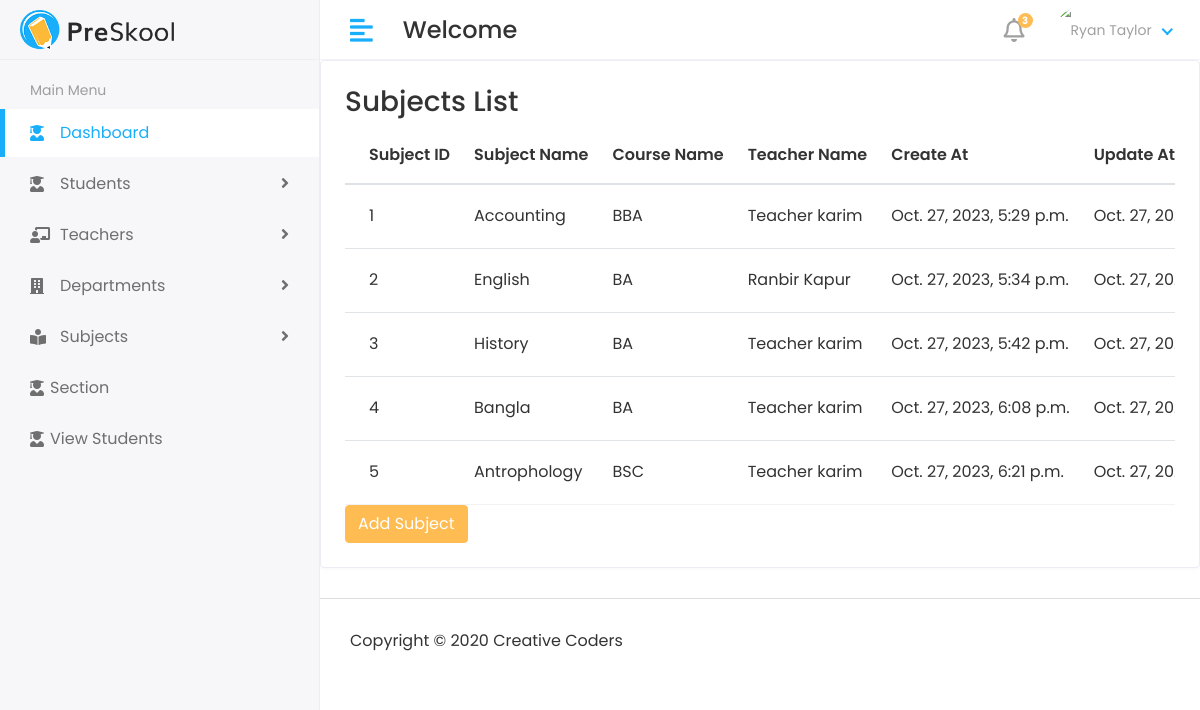
The app's page /subjectlist, older data.
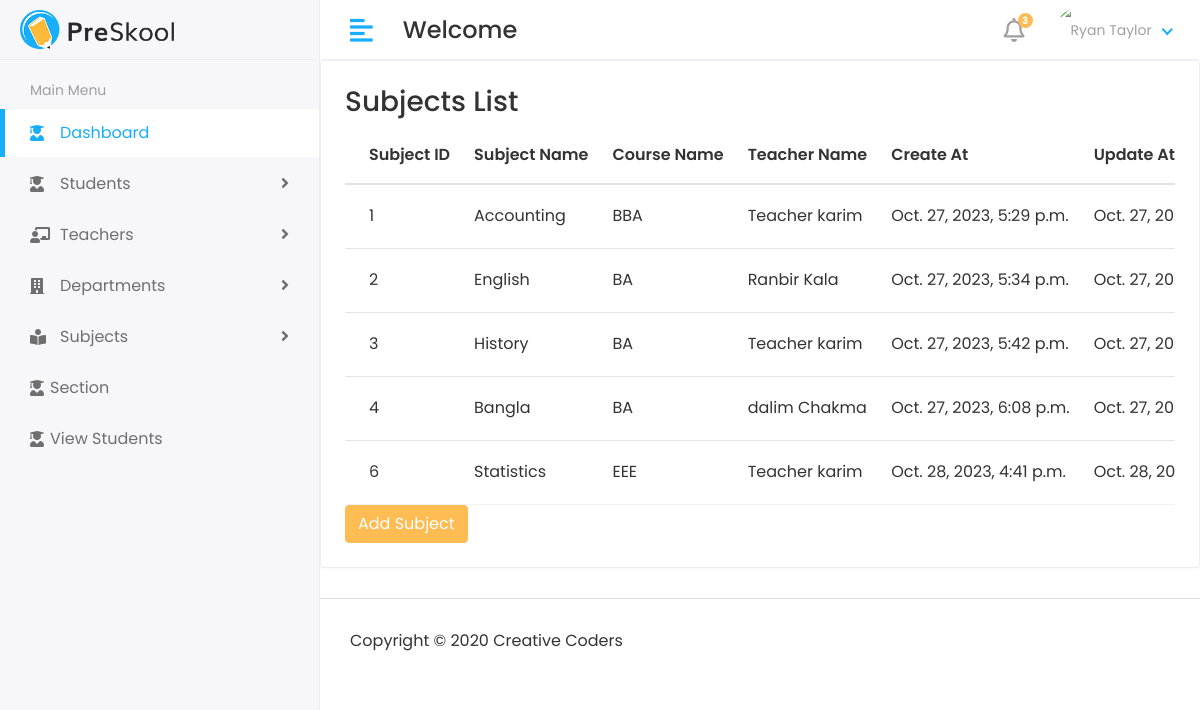
The same page, newer data.
### app/models.py (models this page shows, shortened)
class Subjectmodel(models.Model):
    name = models.CharField(max_length=50)
    course = models.ForeignKey(Coursemodel,on_delete=models.CASCADE)
    teacher = models.ForeignKey(Teachermodel,on_delete=models.CASCADE)
    createat = models.DateTimeField(auto_now_add=True,null=True)
    updateat = models.DateTimeField(auto_now_add=True)

class Coursemodel(models.Model):
    name = models.CharField(max_length=50)
    createat = models.DateTimeField(auto_now_add=True)
    updateat = models.DateTimeField(auto_now_add=True)
    def __str__(self):
        return self.name

class Teachermodel(models.Model):
    admin = models.OneToOneField(customUser,on_delete=models.CASCADE)
    address = models.TextField()
    gender = models.CharField(max_length=50)
    mobile = models.CharField(max_length=14)
    courseid = models.ForeignKey(Coursemodel,on_delete=models.DO_NOTHING,default=1)
    experience = models.CharField(max_length=50)
    createat = models.DateTimeField(auto_now_add=True)
    updateat = models.DateTimeField(auto_now_add=True)
    def __str__(self):
        return self.admin.first_name + " " + self.admin.last_name

class customUser(AbstractUser):
    USER = (
        (1,"admin"),
        (2,"staff"),
        (3,"student"),
    )
    user_type = models.CharField(choices=USER,max_length=50,default=1)
    profilepic = models.ImageField(upload_to="media/profileimg", blank=True, null=True)

### app/views.py (the view)
# urls.py: path('subjectlist', views.subjectlist,name="subjectlist"),
def subjectlist(request):
    subject = Subjectmodel.objects.all()
    return render(request,"subjects/subjectlist.html",{'subject':subject})

### templates/subjects/subjectlist.html (shortened to what this page needs)
{% extends 'base.html' %}
{% block content %}
<div class="row">
   <div class="col-sm-12">
      <div class="card card-table">
         <div class="card-body">
            <div class="table-responsive">
               <table id="table_id" class="table table-hover table-center mb-0">
                  <h3>Subjects List</h3>
                  <thead>
                     <tr>
                       <th>Subject ID</th>
                       <th>Subject Name</th>
                        <th>Course Name</th>
                        <th>Teacher Name</th>
                        <th>Create At</th>
                        <th>Update At</th>
                     </tr>
                  </thead>
                  <tbody>
                    {% for s in  subject %}
                    <tr>
                        <td>{{s.id}}</td>
                        <td>{{s.name}}</td>
                        <td>{{s.course}}</td>
                        <td>{{s.teacher}}</td>
                        <td>{{s.createat}}</td>
                        <td>{{s.updateat}}</td>
                     </tr>
                     {% endfor %}
                  </tbody>
               </table>
               <div><a href="{% url 'addsubject' %}" class="btn btn-primary">Add Subject</a></div>
            </div>
         </div>
      </div>
   </div>
</div>
{% endblock  %}

Row changes from the older to the newer data that the page shows:
removed Subjectmodel: id "5", name "Antrophology", course "BSC", teacher "Teacher karim", createat "Oct. 27, 2023, 6:21 p.m.", updateat "Oct. 27,…"
changed through a linked row, Subjectmodel "English": teacher "Ranbir Kapur" → "Ranbir Kala"
changed Subjectmodel "Bangla": teacher "Teacher karim" → "dalim Chakma"
added Subjectmodel: id "6", name "Statistics", course "EEE", teacher "Teacher karim", createat "Oct. 28, 2023, 4:41 p.m.", updateat "Oct. 28,…"
